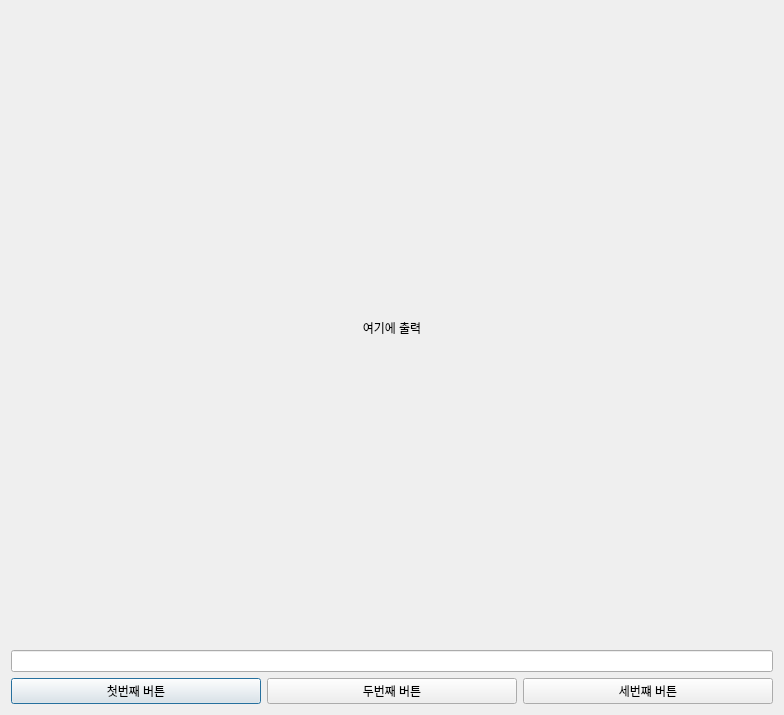
<?xml version="1.0" encoding="UTF-8"?>
<ui version="4.0">
 <class>Dialog</class>
 <widget class="QDialog" name="Dialog">
  <property name="geometry">
   <rect>
    <x>0</x>
    <y>0</y>
    <width>784</width>
    <height>715</height>
   </rect>
  </property>
  <property name="windowTitle">
   <string>Dialog</string>
  </property>
  <layout class="QVBoxLayout" name="verticalLayout">
   <item>
    <widget class="QLabel" name="label">
     <property name="minimumSize">
      <size>
       <width>50</width>
       <height>200</height>
      </size>
     </property>
     <property name="text">
      <string>여기에 출력</string>
     </property>
     <property name="alignment">
      <set>Qt::AlignCenter</set>
     </property>
    </widget>
   </item>
   <item>
    <widget class="QLineEdit" name="lineEdit"/>
   </item>
   <item>
    <layout class="QHBoxLayout" name="horizontalLayout">
     <property name="sizeConstraint">
      <enum>QLayout::SetDefaultConstraint</enum>
     </property>
     <item>
      <widget class="QPushButton" name="pushButton_2">
       <property name="text">
        <string>첫번째 버튼</string>
       </property>
      </widget>
     </item>
     <item>
      <widget class="QPushButton" name="pushButton">
       <property name="text">
        <string>두번째 버튼</string>
       </property>
      </widget>
     </item>
     <item>
      <widget class="QPushButton" name="pushButton_3">
       <property name="text">
        <string>세번쨰 버튼</string>
       </property>
      </widget>
     </item>
    </layout>
   </item>
  </layout>
 </widget>
 <resources/>
 <connections>
  <connection>
   <sender>lineEdit</sender>
   <signal>textChanged(QString)</signal>
   <receiver>label</receiver>
   <slot>setText(QString)</slot>
   <hints>
    <hint type="sourcelabel">
     <x>373</x>
     <y>353</y>
    </hint>
    <hint type="destinationlabel">
     <x>369</x>
     <y>321</y>
    </hint>
   </hints>
  </connection>
  <connection>
   <sender>pushButton</sender>
   <signal>clicked()</signal>
   <receiver>Dialog</receiver>
   <slot>slot_2nd()</slot>
   <hints>
    <hint type="sourcelabel">
     <x>292</x>
     <y>538</y>
    </hint>
    <hint type="destinationlabel">
     <x>366</x>
     <y>555</y>
    </hint>
   </hints>
  </connection>
  <connection>
   <sender>pushButton_2</sender>
   <signal>clicked()</signal>
   <receiver>Dialog</receiver>
   <slot>slot_1st()</slot>
   <hints>
    <hint type="sourcelabel">
     <x>172</x>
     <y>539</y>
    </hint>
    <hint type="destinationlabel">
     <x>166</x>
     <y>559</y>
    </hint>
   </hints>
  </connection>
  <connection>
   <sender>pushButton_3</sender>
   <signal>clicked()</signal>
   <receiver>Dialog</receiver>
   <slot>slot_3rd()</slot>
   <hints>
    <hint type="sourcelabel">
     <x>639</x>
     <y>540</y>
    </hint>
    <hint type="destinationlabel">
     <x>639</x>
     <y>555</y>
    </hint>
   </hints>
  </connection>
 </connections>
 <slots>
  <slot>slot_1st()</slot>
  <slot>slot_2nd()</slot>
  <slot>slot_3rd()</slot>
  <slot>add_num()</slot>
 </slots>
</ui>
